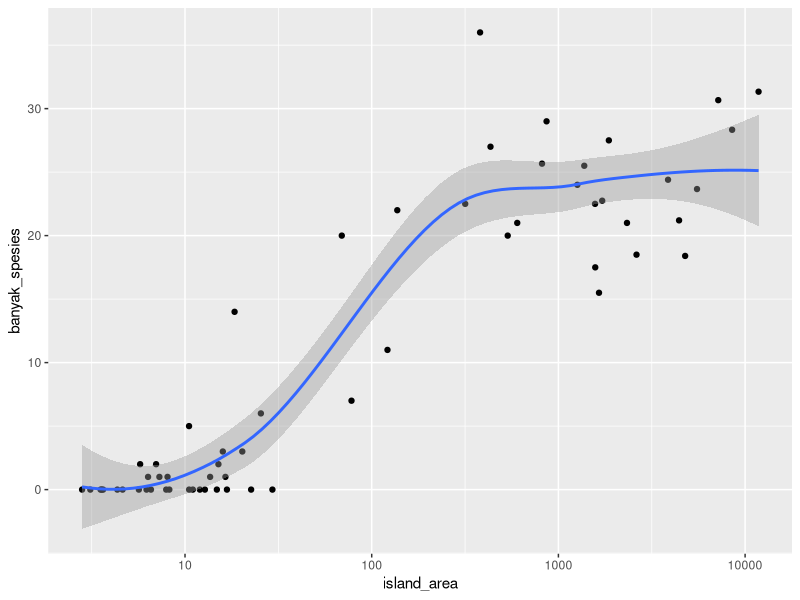

Write R code to recreate this figure.
library(tidyverse)
library(readxl)

# Data ----
data_pulau <- read_excel(
  "data/data_pulau.xlsx", 
  na = "NA"
)
data_spesies <- read_excel(
  "data/data_spesies.xlsx", 
  na = "NA"
)
data_komunitas <- read_excel(
  "data/data_komunitas.xlsx", 
  na = "NA"
)
data_tanaman <- read_excel(
  "data/data_tanaman.xlsx", 
  na = "NA"
)
save(
  data_pulau, data_komunitas, data_spesies, data_tanaman,
  file = "data/data_raja_ampat.RData"
)

data_transek <- data_komunitas %>% 
  group_by(island_ID, transect_ID) %>% 
  summarise(banyak_spesies = n(), .groups = "drop")
data_transek_luas <- left_join(
  data_transek,
  select(data_pulau, island_ID, island_area),
  by = join_by(island_ID)
)

data_pulau_nol <- data_pulau %>% 
  select(island_ID, island_area, species_number) %>% 
  filter(species_number == 0) %>% 
  mutate(
    transect_ID = NA
  ) %>% 
  rename(banyak_spesies = species_number) %>% 
  select(
    island_ID, transect_ID, banyak_spesies, island_area
  )

data_transek_luas <- bind_rows(
  data_transek_luas, data_pulau_nol
)

data_transek_luas %>% 
  group_by(island_ID, island_area) %>% 
  summarise(
    banyak_spesies = mean(banyak_spesies, na.rm = TRUE),
    .groups = "drop"
  ) %>% 
  ggplot(aes(x = island_area, y = banyak_spesies)) + 
  geom_point() + 
  geom_smooth() + 
  scale_x_continuous(transform = "log10")
